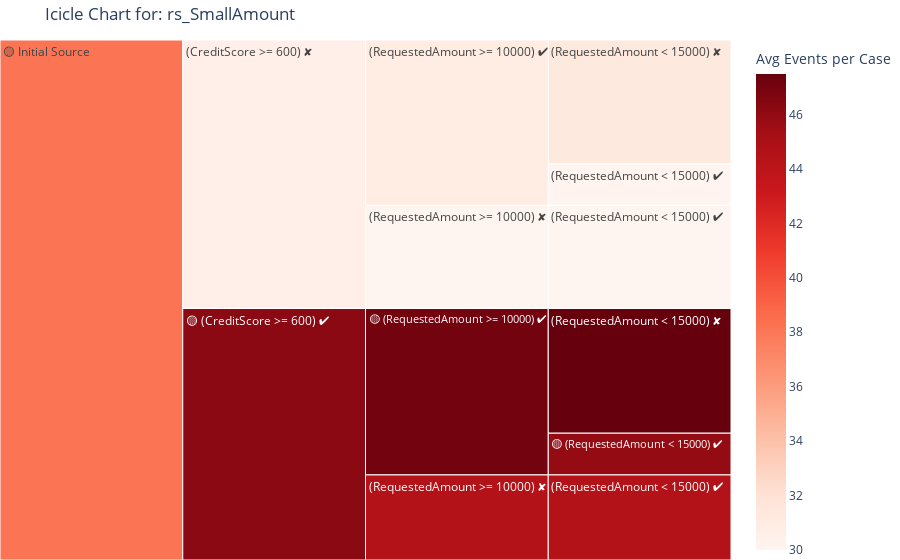

Notebook code cell kept with this figure:
### Code cell
# Example 2
icicle('rs_SmallAmount', log_view, metric='avg_events_per_case', details=False)

### Figure 1 — Plotly figure (JSON) as saved in the notebook; plotly's stock layout.template omitted (floating-point values rounded to 4 significant figures)
{"data": [{"branchvalues": "total", "customdata": [["2,529", "45.88", 45.88], ["7,555", "47.50", 47.5], ["5,154", "44.53", 44.53], ["2,509", "30.07", 30.07], ["7,511", "31.28", 31.28], ["6,251", "29.99", 29.99], ["(?)", "(?)", 47.1], ["5,154", "44.53", 44.53], ["(?)", "(?)", 30.98], ["6,251", "29.99", 29.99], ["(?)", "(?)", 46.23], ["(?)", "(?)", 30.6], ["(?)", "(?)", 38.16]], "domain": {"x": [0, 1], "y": [0, 1]}, "hoverinfo": "skip", "ids": ["🟡 Initial Source/🟡 (CreditScore >= 600) ✔/🟡 (RequestedAmount >= 10000) ✔/🟡 (RequestedAmount < 15000) ✔", "🟡 Initial Source/🟡 (CreditScore >= 600) ✔/🟡 (RequestedAmount >= 10000) ✔/(RequestedAmount < 15000) ✘", "🟡 Initial Source/🟡 (CreditScore >= 600) ✔/(RequestedAmount >= 10000) ✘/(RequestedAmount < 15000) ✔", "🟡 Initial Source/(CreditScore >= 600) ✘/(RequestedAmount >= 10000) ✔/(RequestedAmount < 15000) ✔", "🟡 Initial Source/(CreditScore >= 600) ✘/(RequestedAmount >= 10000) ✔/(RequestedAmount < 15000) ✘", "🟡 Initial Source/(CreditScore >= 600) ✘/(RequestedAmount >= 10000) ✘/(RequestedAmount < 15000) ✔", "🟡 Initial Source/🟡 (CreditScore >= 600) ✔/🟡 (RequestedAmount >= 10000) ✔", "🟡 Initial Source/🟡 (CreditScore >= 600) ✔/(RequestedAmount >= 10000) ✘", "🟡 Initial Source/(CreditScore >= 600) ✘/(RequestedAmount >= 10000) ✔", "🟡 Initial Source/(CreditScore >= 600) ✘/(RequestedAmount >= 10000) ✘", "🟡 Initial Source/🟡 (CreditScore >= 600) ✔", "🟡 Initial Source/(CreditScore >= 600) ✘", "🟡 Initial Source"], "labels": ["🟡 (RequestedAmount < 15000) ✔", "(RequestedAmount < 15000) ✘", "(RequestedAmount < 15000) ✔", "(RequestedAmount < 15000) ✔", "(RequestedAmount < 15000) ✘", "(RequestedAmount < 15000) ✔", "🟡 (RequestedAmount >= 10000) ✔", "(RequestedAmount >= 10000) ✘", "(RequestedAmount >= 10000) ✔", "(RequestedAmount >= 10000) ✘", "🟡 (CreditScore >= 600) ✔", "(CreditScore >= 600) ✘", "🟡 Initial Source"], "marker": {"coloraxis": "coloraxis", "colors": [45.88, 47.5, 44.53, 30.07, 31.28, 29.99, 47.1, 44.53, 30.98, 29.99, 46.23, 30.6, 38.16]}, "name": "", "parents": ["🟡 Initial Source/🟡 (CreditScore >= 600) ✔/🟡 (RequestedAmount >= 10000) ✔", "🟡 Initial Source/🟡 (CreditScore >= 600) ✔/🟡 (RequestedAmount >= 10000) ✔", "🟡 Initial Source/🟡 (CreditScore >= 600) ✔/(RequestedAmount >= 10000) ✘", "🟡 Initial Source/(CreditScore >= 600) ✘/(RequestedAmount >= 10000) ✔", "🟡 Initial Source/(CreditScore >= 600) ✘/(RequestedAmount >= 10000) ✔", "🟡 Initial Source/(CreditScore >= 600) ✘/(RequestedAmount >= 10000) ✘", "🟡 Initial Source/🟡 (CreditScore >= 600) ✔", "🟡 Initial Source/🟡 (CreditScore >= 600) ✔", "🟡 Initial Source/(CreditScore >= 600) ✘", "🟡 Initial Source/(CreditScore >= 600) ✘", "🟡 Initial Source", "🟡 Initial Source", ""], "type": "icicle", "values": [2529.0, 7555.0, 5154.0, 2509.0, 7511.0, 6251.0, 10080.0, 5154.0, 10020.0, 6251.0, 15240.0, 16270.0, 31510.0]}], "layout": {"coloraxis": {"colorbar": {"title": {"text": "Avg Events per Case"}}, "colorscale": [[0, "rgb(255,245,240)"], [0.125, "rgb(254,224,210)"], [0.25, "rgb(252,187,161)"], [0.375, "rgb(252,146,114)"], [0.5, "rgb(251,106,74)"], [0.625, "rgb(239,59,44)"], [0.75, "rgb(203,24,29)"], [0.875, "rgb(165,15,21)"], [1, "rgb(103,0,13)"]]}, "legend": {"tracegroupgap": 0}, "margin": {"b": 0, "l": 0, "r": 0, "t": 40}, "title": {"text": "Icicle Chart for: rs_SmallAmount"}}}
